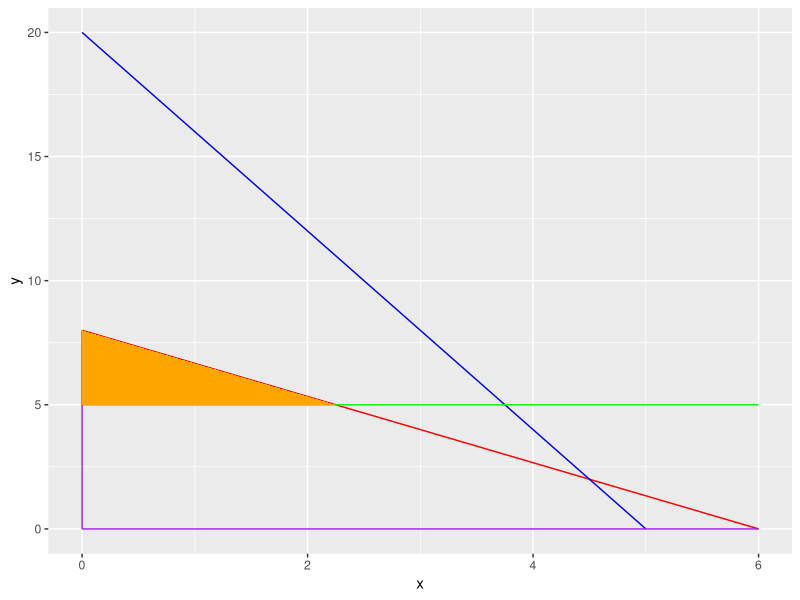

Write the R code that produced this figure.
## ---- chunk 1
library(ggplot2)

dfC1 <- data.frame(x=c(0,6), y=c(8,0))
dfC2 <- data.frame(x=c(0,5), y=c(20,0))
dfC3 <- data.frame(x=c(0,6), y=c(5,5))
dfC4x <- data.frame(x=c(0,0), y=c(0,8))
dfC4y <- data.frame(x=c(0,6), y=c(0,0))
region <- data.frame(x=c(0, 0, 2.25), y=c(5, 8, 5))

g1 <- ggplot() + geom_line(data=dfC1, aes(x=x, y=y), colour="red") + 
  geom_line(data=dfC2, aes(x=x, y=y), colour="blue") + 
  geom_line(data=dfC3, aes(x=x, y=y), colour="green") + 
  geom_line(data=dfC4x, aes(x=x, y=y), colour="purple") + 
  geom_line(data=dfC4y, aes(x=x, y=y), colour="purple") + 
  geom_polygon(data=region, aes(x=x, y=y), fill="orange") 

g1

